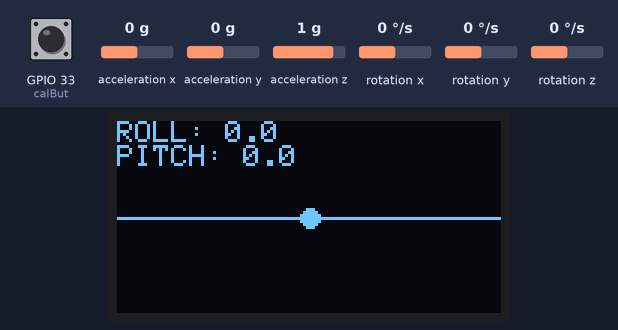
Recording of a sketch running on a simulated ESP32. Parts: 128×64 one-colour display. The inputs (shaded band) are chosen by the test bench; at power-on: acceleration x 0 g, acceleration y 0 g, acceleration z 1 g, GPIO 33 (calBut) HIGH, rotation x 0 °/s, rotation y 0 °/s, rotation z 0 °/s. WiFi joins after 1.5 s; servers stay silent unless stated; what the sketch prints to the serial monitor is not drawn.

Above: at 4.7 s.
4.8 s: acceleration x set to -1.4 g
At 4.84 s:
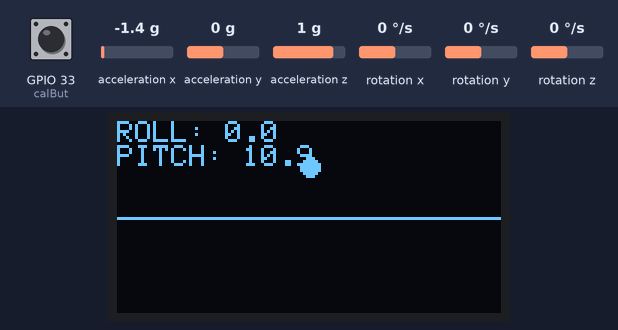
6.5 s: acceleration y set to -0.8 g
At 6.55 s:
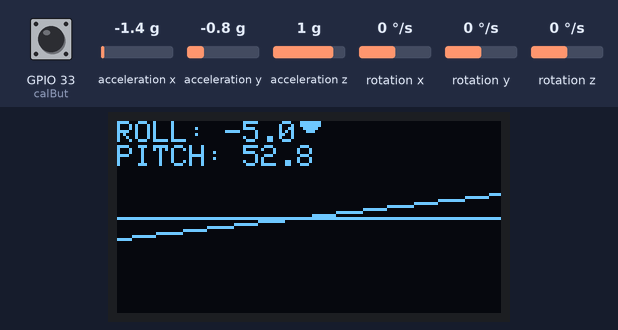
8.0 s: acceleration z set to -0.8 g
At 9.14 s:
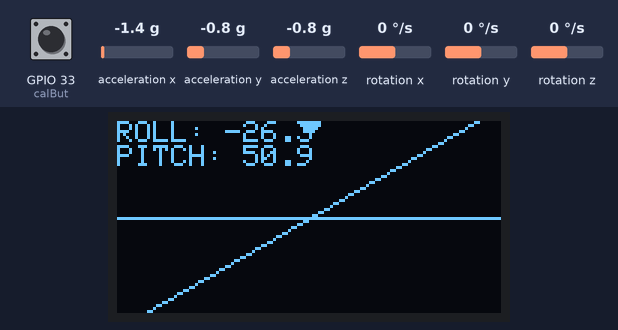
9.5 s: acceleration x set to -0.8 g
At 11.54 s:
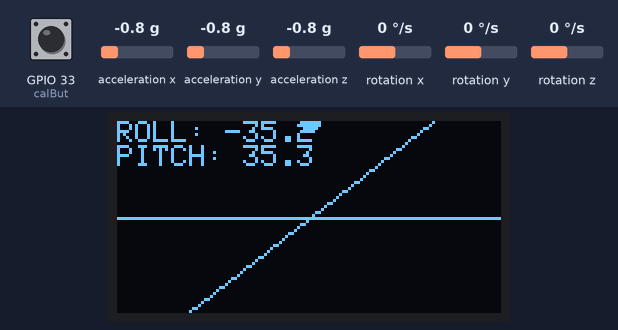

Measured:
- after the input at 4.8 s, the display: changes at once (image 1)
- after the input at 9.5 s, the display: first changes after 0.07 s (image 4 shows a later state)

The sketch:

Project19-GyroDisplay.ino
```cpp
#include <WiFi.h>
#include <WebServer.h>
#include <Wire.h>
#include <MPU6050_light.h>
#include <Adafruit_SSD1306.h>
#include <Adafruit_GFX.h>

#define SCREEN_WIDTH 128
#define SCREEN_HEIGHT 64
#define OLED_RESET -1

Adafruit_SSD1306 display(SCREEN_WIDTH, SCREEN_HEIGHT, &Wire, OLED_RESET);
MPU6050 mpu(Wire);
WebServer server(80);

//put your wifi name and password
const char* ssid = "yourWifiName";
const char* password = "yourPassword";

// calibration button, hold to calibrate
//OLED/GYRO pins -- SDA = 21, SCL = 22, yes both of them, crazy
const int calBut = 33;

float XFilt = 0.0;
float YFilt = 0.0;
const float alpha = 0.20f;

unsigned long timer;

struct LogEntry { unsigned long t; float roll; float pitch; };
const int LOG_MAX = 200;
LogEntry logbuf[LOG_MAX];
int logPos = 0;
bool logFull = false;
unsigned long lastLogMillis = 0;
const unsigned long LogIntervalMS = 500;
bool serverStarted = false;

const char index_html[] PROGMEM = R"rawliteral(
<!DOCTYPE html>
<html>
<head>
<meta charset="utf-8">
<title>ESP32 Gyro Chart</title>
<style>
  body { font-family: Arial, sans-serif; text-align:center; margin:12px; }
  .canvas-wrap { max-width: 95%; margin: 12px auto; }
  canvas { width:100%; height:240px; background:#fff; border:1px solid #ddd; }
  h2 { margin:8px 0; }
</style>
</head>
<body>
<h2>Gyro Roll / Pitch</h2>
<div class="canvas-wrap"><canvas id="rollCanvas"></canvas></div>
<div class="canvas-wrap"><canvas id="pitchCanvas"></canvas></div>

<script>
const rollCanvas = document.getElementById('rollCanvas');
const pitchCanvas = document.getElementById('pitchCanvas');

function resizeCanvas(c) {
  const ratio = window.devicePixelRatio || 1;
  const w = c.clientWidth;
  const h = 240;
  c.width = Math.floor(w * ratio);
  c.height = Math.floor(h * ratio);
  c.getContext('2d').setTransform(ratio,0,0,ratio,0,0);
}
resizeCanvas(rollCanvas);
resizeCanvas(pitchCanvas);
window.addEventListener('resize', ()=>{ resizeCanvas(rollCanvas); resizeCanvas(pitchCanvas); drawAll(); });

let labels = [], rolls = [], pitchs = [];

function parseData(txt){
  labels = []; rolls = []; pitchs = [];
  if (!txt) return;
  const lines = txt.trim().split(/\r?\n/).filter(l=>l.trim().length);
  for (let line of lines) {
    const parts = line.split(' / ').map(p=>p.trim());
    if (parts.length === 3) {
      labels.push(parts[0]);
      rolls.push(parseFloat(parts[1]) || 0);
      pitchs.push(parseFloat(parts[2]) || 0);
    }
  }
}

function drawChart(canvas, data, color, minY, maxY){
  const ctx = canvas.getContext('2d');
  const W = canvas.clientWidth;
  const H = canvas.clientHeight;
  ctx.clearRect(0,0,W,H);
  ctx.fillStyle = '#fff';
  ctx.fillRect(0,0,W,H);
  ctx.strokeStyle = '#eee';
  ctx.lineWidth = 1;
  for (let i=0;i<=4;i++){
    const y = (i/4)*H;
    ctx.beginPath(); ctx.moveTo(0,y); ctx.lineTo(W,y); ctx.stroke();
  }
  if (!data || data.length === 0) return;
  const maxPoints = Math.min(data.length, 100);
  const start = Math.max(0, data.length - maxPoints);
  const slice = data.slice(start);
  const stepX = W / Math.max(1, slice.length - 1);
  ctx.beginPath();
  ctx.strokeStyle = color;
  ctx.lineWidth = 2;
  for (let i=0;i<slice.length;i++){
    const x = i * stepX;
    const v = slice[i];
    const t = (v - minY) / (maxY - minY);
    const y = H - t * H;
    if (i===0) ctx.moveTo(x,y); else ctx.lineTo(x,y);
  }
  ctx.stroke();
  const last = slice[slice.length-1];
  ctx.fillStyle = color;
  ctx.font = '14px Arial';
  ctx.fillText('Last: ' + last.toFixed(2), 6, 18);
}

function drawAll(){
  drawChart(rollCanvas, rolls, 'crimson', -180, 180);
  drawChart(pitchCanvas, pitchs, 'royalblue', -90, 90);
}

async function fetchData(){
  try {
    const res = await fetch('/data');
    if (!res.ok) return;
    const txt = await res.text();
    parseData(txt);
    drawAll();
  } catch (e) {
    console.error('fetch error', e);
  }
}

fetchData();
setInterval(fetchData, 1000);
</script>
</body>
</html>
)rawliteral";

void sendIndex() {
  server.send_P(200, "text/html", index_html);
}

void handleData() {
  String out;
  int count = logFull ? LOG_MAX : logPos;
  if (count == 0) { server.send(200, "text/plain", ""); return; }
  int start = logFull ? logPos : 0;
  for (int i = 0; i < count; ++i) {
    int idx = (start + i) % LOG_MAX;
    unsigned long s = logbuf[idx].t / 1000;
    String t = String(s) + "s";
    out += t + " / " + String(logbuf[idx].roll, 2) + " / " + String(logbuf[idx].pitch, 2) + "\n";
  }
  server.send(200, "text/plain", out);
}

void handleFavicon() {
  server.send(204, "image/x-icon", "");
}

bool connectWifiTimeout(unsigned long timeoutMs = 10000) {
  WiFi.begin(ssid, password);
  Serial.print("Connecting to WiFi");
  unsigned long start = millis();
  while (WiFi.status() != WL_CONNECTED && (millis() - start) < timeoutMs) {
    delay(300);
    Serial.print(".");
  }
  if (WiFi.status() == WL_CONNECTED) {
    Serial.println("\nConnected");
    Serial.print("IP address: ");
    Serial.println(WiFi.localIP());
    return true;
  } else {
    Serial.println("\nWiFi connect timeout");
    return false;
  }
}

void addLog(float roll, float pitch) {
  logbuf[logPos].t = millis();
  logbuf[logPos].roll = roll;
  logbuf[logPos].pitch = pitch;
  logPos = (logPos + 1) % LOG_MAX;
  if (logPos == 0) logFull = true;
}

void drawLevel () {
  display.clearDisplay();

  int centerY = SCREEN_HEIGHT / 2;
  display.drawLine(0, centerY, SCREEN_WIDTH, centerY, SSD1306_WHITE);

  float angleX = XFilt;
  float angleY = YFilt;

  int lineLength = SCREEN_WIDTH / 2;
  float slope = angleX / 45.0f;
  slope = constrain(slope, -1.0f, 1.0f);

  int x1 = SCREEN_WIDTH / 2 - lineLength;
  int y1 = centerY - slope * lineLength;
  int x2 = SCREEN_WIDTH / 2 + lineLength;
  int y2 = centerY + slope * lineLength;
  display.drawLine(x1, y1, x2, y2, SSD1306_WHITE);

  int bubbleX = SCREEN_WIDTH / 2;
  int bubbleY = centerY - constrain(angleY * 1.5f, -centerY, centerY);
  display.fillCircle(bubbleX, bubbleY, 3, SSD1306_WHITE);

  display.setCursor(0, 0);
  display.print("ROLL: ");
  display.println(angleX, 1);
  display.print("PITCH: ");
  display.println(angleY, 1);

  display.display();
}

void setup() {
  // put your setup code here, to run once:
  Serial.begin(115200);

  Wire.begin(21, 22);
  pinMode(calBut, INPUT_PULLUP);

  if (!display.begin(SSD1306_SWITCHCAPVCC, 0x3C)) {
    Serial.println("OLED initialization failed!");
    for (;;);
  }
  display.clearDisplay();
  display.setTextSize(1);
  display.setTextColor(SSD1306_WHITE);

  byte status = mpu.begin();
  if (status != 0) {
    Serial.print("MPU6050 Error Code: ");
    Serial.println(status);
    while (1);
  }

  mpu.calcOffsets();
  Serial.println("Initial MPU offsets calculated.");

  // hold LOW to recalibrate
  Serial.println("Hold CAL button (GPIO33) LOW now to recalibrate offsets...");
  delay(1000);
  if (digitalRead(calBut) == LOW) {
    Serial.println("Calibration button detected: recalibrating offsets...");
    mpu.calcOffsets();
    Serial.println("Calibration complete.");
  }

  mpu.update();
  XFilt = mpu.getAngleX();
  YFilt = mpu.getAngleY();

  server.on("/", sendIndex);
  server.on("/data", handleData);
  server.on("/favicon.ico", handleFavicon);
  if (connectWifiTimeout(10000)) {
    server.begin();
    serverStarted = true;
    Serial.println("WebServer started. Open root to view charts.");
    Serial.print("IP: ");
    Serial.println(WiFi.localIP());
  } else {
    Serial.println("WebServer not started (no WiFi).");
  }

  addLog(XFilt, YFilt);
  lastLogMillis = millis();

  drawLevel();
}

void loop() {
  // put your main code here, to run repeatedly:
  mpu.update();

  float ax = mpu.getAngleX();
  float ay = mpu.getAngleY();

  XFilt = XFilt * (1.0f - alpha) + ax * alpha;
  YFilt = YFilt * (1.0f - alpha) + ay * alpha;

  drawLevel();

  if (millis() - lastLogMillis >= LogIntervalMS) {
    addLog(XFilt, YFilt);
    lastLogMillis = millis();
  }

  if (serverStarted) server.handleClient();

  delay(50);
}
```
